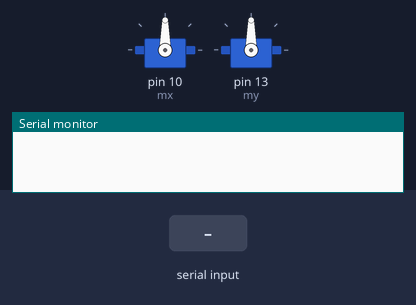
A sketch run on a simulated Arduino Uno, built with avr-gcc and run on an emulated ATmega328P. Shown: 2 × servo, the last lines printed to the serial monitor. The test bench sets the inputs (shaded band).

Above: at 1.2 s.
1.3 s: "90,45\n" received over Serial
At 4.0 s:
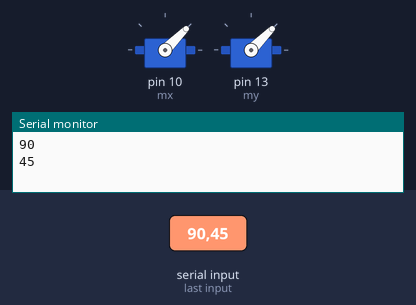
4.3 s: "30,150\n" received over Serial
At 6.0 s:
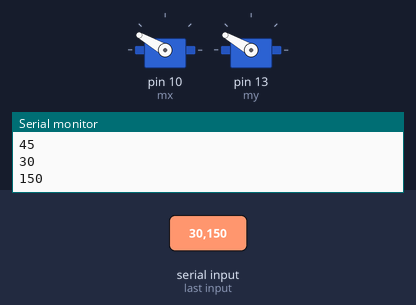
6.8 s: "200\n" received over Serial
At 9.6 s:
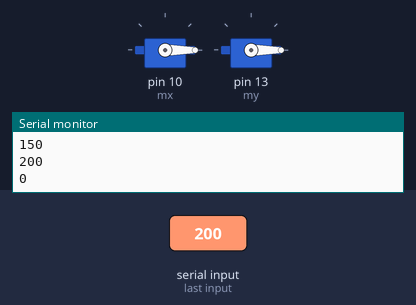
9.8 s: "90\n" received over Serial
At 10.6 s:
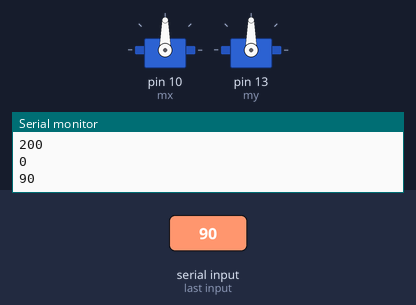
Timing chart, 0 to 13.3 s (numbered marks = the images above; inputs shaded):
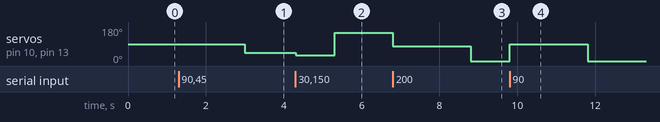

Measured:
- after the input at 1.3 s, servo on pin 10 (mx), servo on pin 13 (my): 90° → 45° after 1.7 s
- after the input at 4.3 s, servo on pin 10 (mx), servo on pin 13 (my): 45° → 30° at once, → 150° 1.0 s later
- after the input at 6.8 s, servo on pin 10 (mx), servo on pin 13 (my): 150° → 79° at once, → 0° 2.0 s later
- after the input at 9.8 s, servo on pin 10 (mx), servo on pin 13 (my): 0° → 90° at once, → 0° 2.0 s later

The sketch:

BR01.ino
```cpp
#include <Servo.h>;

Servo mx;
Servo my;

int ang_x=0;
int ang_y=0;
int ang_x_vecchio=ang_x;
int ang_y_vecchio=ang_y;

void setup()
{
    mx.attach(10);
    my.attach(13);
    Serial.begin(9600);
}

void loop()
{
    int n;
    int scelta=0;
    int fatto=0;
    if (Serial.available() > 0){
        n = Serial.parseInt();
        Serial.println(n);
        ang_x=n;
        ang_y=n;
        n=0;
    }
    if (ang_x > 180){
        ang_x=79;
    }
    if (ang_x_vecchio!=ang_x){
        mx.write(ang_x);
    }
    if (ang_y > 180){
        ang_y=79;
    }
    if (ang_y_vecchio!=ang_y){
        my.write(ang_y);
    }
    ang_x_vecchio=ang_x;
    ang_y_vecchio=ang_y;
    delay(1000);
}
```
